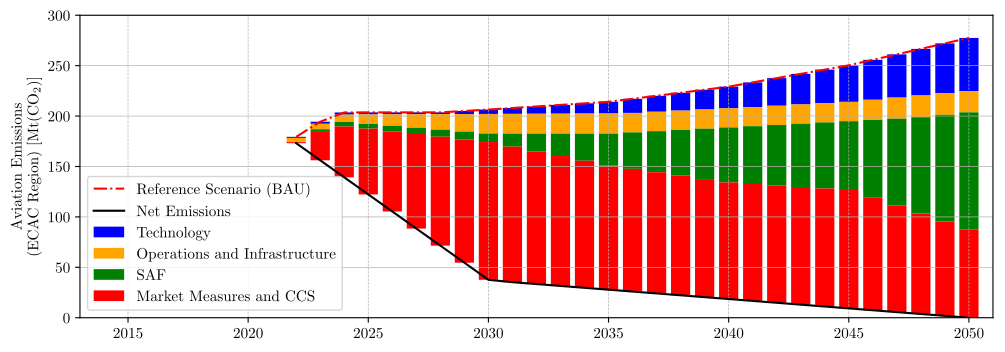

Generate this figure with Python:
#%%
# runs code as interactive cell 

# IMPORTS #######################################

# plotting
import matplotlib.pyplot as plt

import matplotlib.font_manager as font_manager
# unit conversion
cm = 1/2.54 # for inches-cm conversion
# time manipulation
from datetime import datetime

# data science
import numpy as np
import pandas as pd
import scipy
from scipy.interpolate import interp1d

# i/o
from pathlib import PurePath, Path

# SETUP #########################################

plt.rcParams.update({
    "text.usetex": True,
    "font.family": "Arial",
    "font.sans-serif": "Computer Modern",
    'font.size': 11
})

# DATA IMPORT ###################################

df_eurocontrol = pd.read_excel(
    io = './data/data.xlsx',
    sheet_name = 'Eurocontrol',
    usecols = lambda column: column in [
        'best_case (x)',
        'best_case (y)',
        'Other (x)',
        'Other (y)',
        'SAF (x)',
        'SAF (y)',
        'ATM (x)',
        'ATM (y)',
        'Fleet_revol (x)',
        'Fleet_revol (y)',
        'Fleet_evol (x)',
        'Fleet_evol (y)',
    ],
    dtype={
        'best_case (x)': float,
        'best_case (y)': float,
        'Other (x)': float,
        'Other (y)': float,
        'SAF (x)': float,
        'SAF (y)': float,
        'ATM (x)': float,
        'ATM (y)': float,
        'Fleet_revol (x)': float,
        'Fleet_revol (y)': float,
        'Fleet_evol (x)': float,
        'Fleet_evol (y)': float,
    },
    header = 0,
    engine = 'openpyxl',
    decimal=','
)

# DATA MANIPULATION #############################

# this is the new list of years
list_of_years: list[int] = [i for i in range(2022, 2050+1)]

def interpolate_1d_dataframe(
    df: pd.DataFrame,
    name_of_column_to_interpolate_x: str,
    name_of_column_to_interpolate_y: str,
    new_x_values: list[int],
) -> pd.DataFrame:
    df_interpolated = pd.DataFrame()
    df_interpolated['year'] = new_x_values
    interpolation_polynomial = interp1d(
        x = df[name_of_column_to_interpolate_x].dropna(), # 'NaN' values usually cause problems, so we remove them here
        y = df[name_of_column_to_interpolate_y].dropna(), # 'NaN' values usually cause problems, so we remove them here
    )
    df_interpolated['y'] = [interpolation_polynomial(x_value) for x_value in new_x_values]
    return df_interpolated

df_eurocontrol_Fleet_evol: pd.DataFrame = interpolate_1d_dataframe(
    df = df_eurocontrol,
    name_of_column_to_interpolate_x ='Fleet_evol (x)',
    name_of_column_to_interpolate_y ='Fleet_evol (y)',
    new_x_values = list_of_years,
)

df_eurocontrol_Fleet_revol: pd.DataFrame = interpolate_1d_dataframe(
    df = df_eurocontrol,
    name_of_column_to_interpolate_x ='Fleet_revol (x)',
    name_of_column_to_interpolate_y ='Fleet_revol (y)',
    new_x_values = list_of_years,
)

df_eurocontrol_best_case: pd.DataFrame = interpolate_1d_dataframe(
    df = df_eurocontrol,
    name_of_column_to_interpolate_x ='best_case (x)',
    name_of_column_to_interpolate_y ='best_case (y)',
    new_x_values = list_of_years,
)

df_eurocontrol_Other: pd.DataFrame = interpolate_1d_dataframe(
    df = df_eurocontrol,
    name_of_column_to_interpolate_x ='Other (x)',
    name_of_column_to_interpolate_y ='Other (y)',
    new_x_values = list_of_years,
)

df_eurocontrol_ATM: pd.DataFrame = interpolate_1d_dataframe(
    df = df_eurocontrol,
    name_of_column_to_interpolate_x ='ATM (x)',
    name_of_column_to_interpolate_y ='ATM (y)',
    new_x_values = list_of_years,
)

df_eurocontrol_SAF: pd.DataFrame = interpolate_1d_dataframe(
    df = df_eurocontrol,
    name_of_column_to_interpolate_x ='SAF (x)',
    name_of_column_to_interpolate_y ='SAF (y)',
    new_x_values = list_of_years,
)



# FIGURE ########################################

# SETUP ######################

fig, ax = plt.subplots(
    num = 'main',
    nrows = 1,
    ncols = 1,
    dpi = 300,
    figsize=(30*cm, 10*cm), # A4=(210x297)mm,
)

# AXIS SCALING ###############

ax.set_ylim(0, 300)
ax.set_xlim(2013, 2051)

# AXIS LIMITS ################


# TICKS AND LABELS ###########

ax.set_ylabel("Aviation Emissions \n (ECAC Region) [Mt(CO$_2$)]")

# GRIDS ######################

ax.grid(which='both', axis='y', linestyle='-', linewidth = 0.5)
ax.grid(which='both', axis='x', linestyle='--', linewidth = 0.5)

# AXIS LABELS ################


# PLOTTING ###################

ax.bar(
    x = df_eurocontrol_Fleet_evol['year'],
    height = df_eurocontrol_Fleet_evol['y'] - df_eurocontrol_ATM['y'],
    bottom = df_eurocontrol_ATM['y'], 
    width=0.8,
    color = 'blue',
    label = 'Technology',
)


ax.bar(
    x = df_eurocontrol_ATM['year'],
    height = df_eurocontrol_ATM['y'] - df_eurocontrol_SAF['y'],
    bottom = df_eurocontrol_SAF['y'], 
    width=0.8,
    color = 'orange',
    label = 'Operations and Infrastructure',
)

ax.bar(
    x = df_eurocontrol_SAF['year'],
    height = df_eurocontrol_SAF['y'] - df_eurocontrol_Other['y'],
    bottom = df_eurocontrol_Other['y'], 
    width=0.8,
    color = 'green',
    label = 'SAF',
)

ax.bar(
    x = df_eurocontrol_Other['year'],
    height = df_eurocontrol_Other['y'] - df_eurocontrol_best_case['y'],
    bottom = df_eurocontrol_best_case['y'], 
    width=0.8,
    color = 'red',
    label = 'Market Measures and CCS',
)

ax.plot(
    df_eurocontrol_Fleet_evol['year'],
    df_eurocontrol_Fleet_evol['y'],
    label = 'Reference Scenario (BAU)',
    color = 'red',
    linestyle = '-.',
)
ax.plot(
    df_eurocontrol_best_case['year'],
    df_eurocontrol_best_case['y'],
    label = 'Net Emissions',
    color = 'black'
)



# LEGEND ####################

ax.legend(
    loc = 'lower left',
)

# EXPORT #########################################

import os 
file_path = os.path.abspath(__file__)
file_name = os.path.splitext(os.path.basename(file_path))[0]
figure_name: str = str(file_name + '.pdf')

plt.savefig(
    fname = figure_name,
    format="pdf",
    bbox_inches='tight',
    transparent = False
)
# %%
